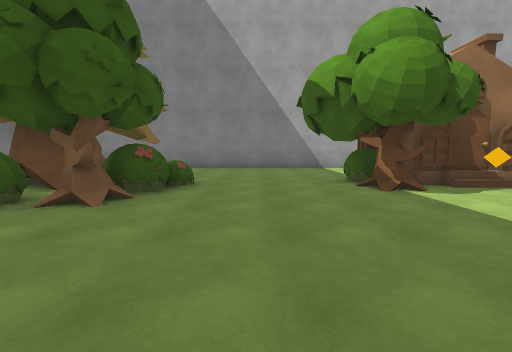
view 1 (above)

19 first-person views from a walk through a scene from a Unity 3-D project. The camera is 1.4 m above the floor, tilts 6° down and sees 90° across. The floor is counted in squares, 2 m on a side. Each view is taken from the middle of a square. On the plan, view 1 faces up. The plan holds only what a view shows up to about 9 squares ahead; the rest is blank. The place goes on beyond the plan. The player is left out. Surface patterns are stand-ins for the level's own textures.

view 2
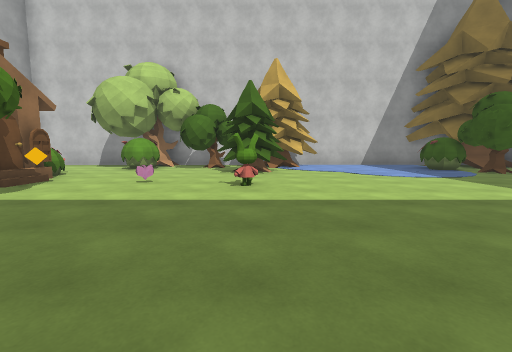

view 3
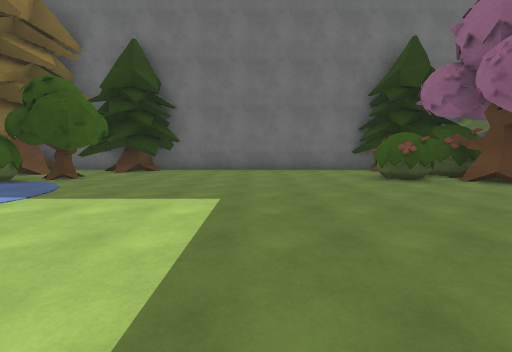

view 4
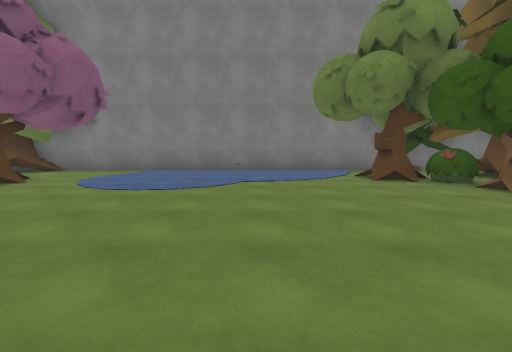

view 5
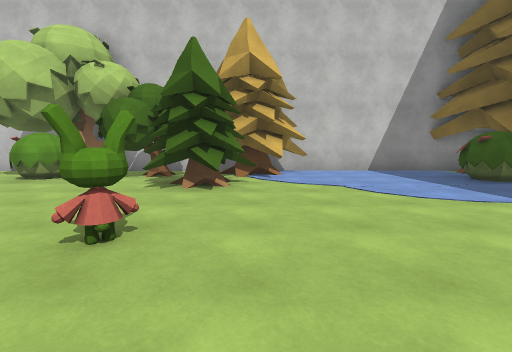

view 6
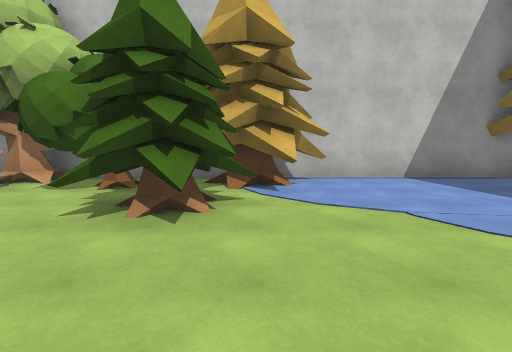

view 7
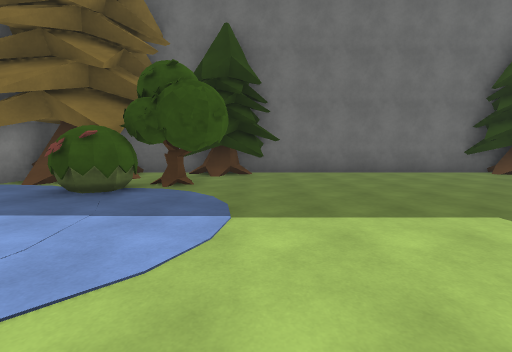

view 8
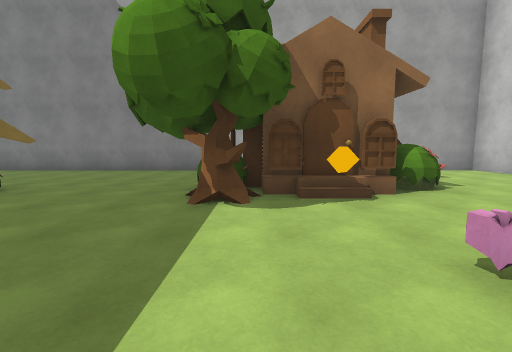

view 9
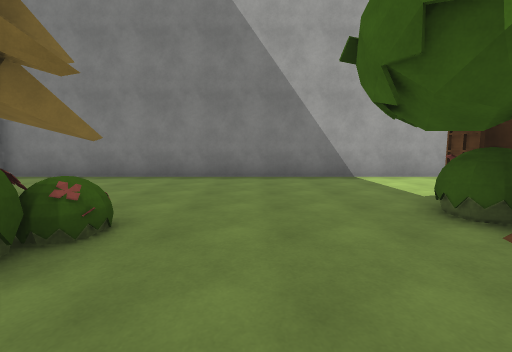

view 10
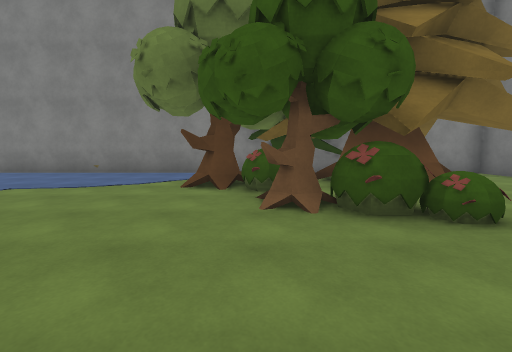

view 11
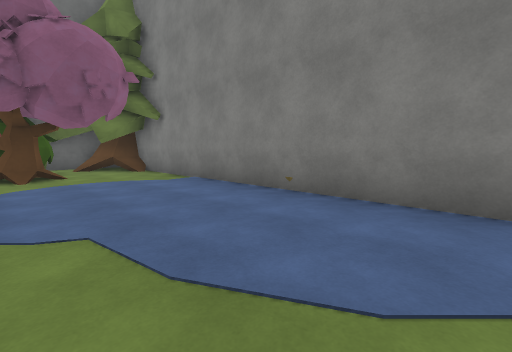

view 12
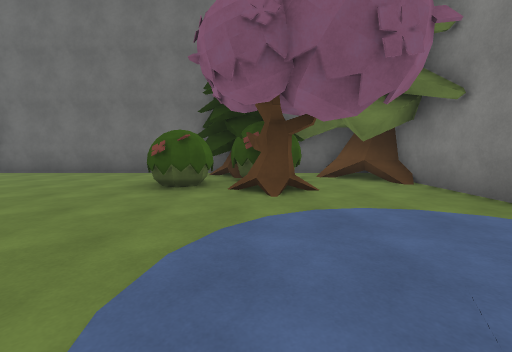

view 13
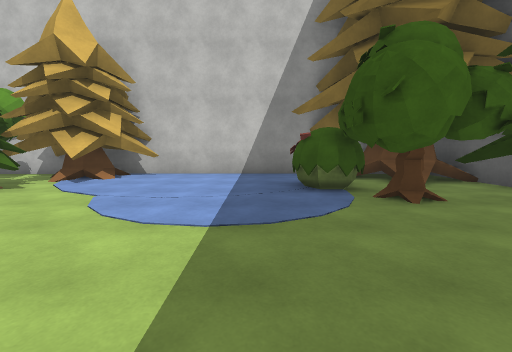

view 14
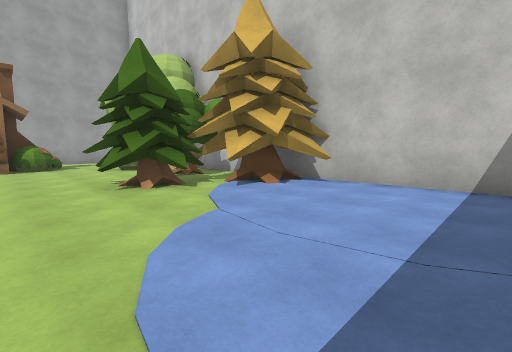

view 15
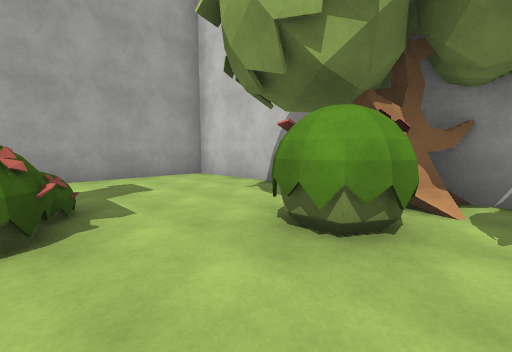

view 16
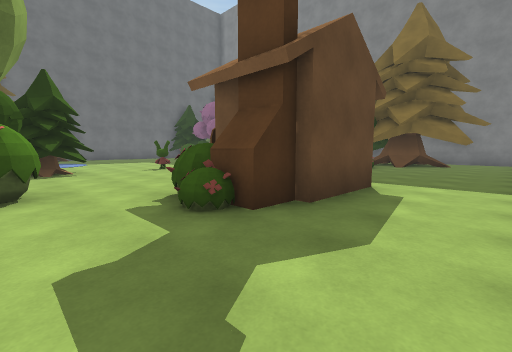

view 17
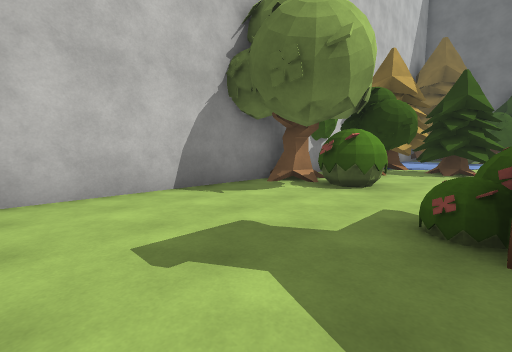

view 18
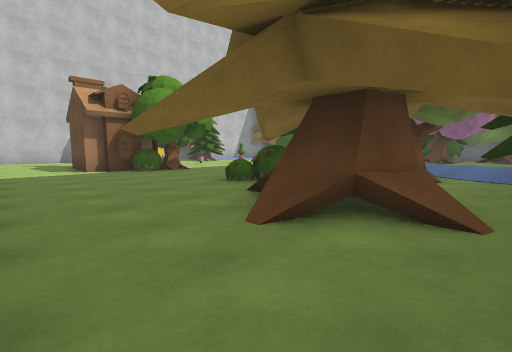

view 19
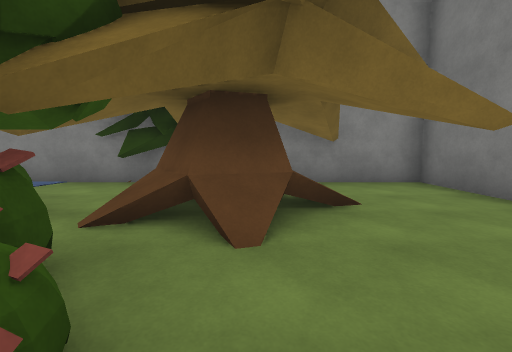

### Floor plan
Key: @ floor where view 1 was taken; # wall or solid block; . main floor; : floor 0.25 m higher than the main floor; / step, stairs or slope; = window, fence, low wall or low ledge; O other object.
Columns run from 7 left of view 1 to 12 right of it. Each row starts with its distance up from view 1.
 10 ###################
  9 #.................#
  8 #.................#
  7 #../......####....#
  6 #/OO/....O###O....#
  5 #./O.O...O###.....#
  4 OO..OO.....O...O.O#
  3 #..OOO............#
  2 #..O.......O...OO.O
  1 #.............OOO.OO
  0 #......@...O.OOOO#
 -1 #..............OOO
 -2 #...............O.#
 -3 #.................#
 -4 #.................#
 -5 #.................#
 -6 #.../.........OO..#
 -7 #.//OOO......OOO/.#
 -8 #//OOO........O:O##
 -9  OOOOO......OOO=OO
-10  #################
-11     OO

Positions as (right, up) in squares from view 1, and headings:
1: (0, 0), facing up
2: (-1, 0), facing right
3: (2, -1), facing down
4: (2, -1), facing left
5: (2, -1), facing right
6: (4, -1), facing right
7: (5, -2), facing down
8: (3, 1), facing up
9: (0, 3), facing up
10: (1, 3), facing left
11: (-3, 1), facing down-left
12: (-3, -2), facing down
13: (3, -5), facing right
14: (5, -5), facing up-right
15: (6, 3), facing up-right
16: (8, 9), facing down-left
17: (6, 9), facing down-right
18: (-6, 9), facing down-right
19: (-1, 6), facing left
